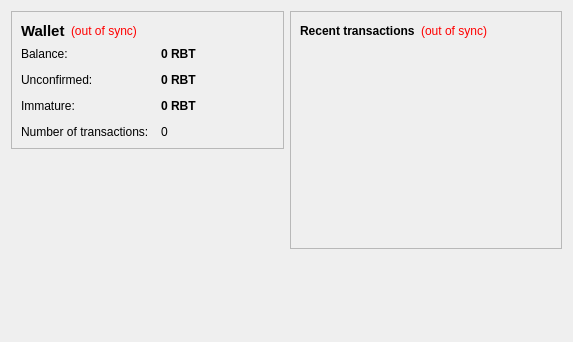
<?xml version="1.0" encoding="UTF-8"?>
<ui version="4.0">
 <class>OverviewPage</class>
 <widget class="QWidget" name="OverviewPage">
  <property name="geometry">
   <rect>
    <x>0</x>
    <y>0</y>
    <width>573</width>
    <height>342</height>
   </rect>
  </property>
  <property name="windowTitle">
   <string>Form</string>
  </property>
  <layout class="QHBoxLayout" name="horizontalLayout" stretch="1,1">
   <item>
    <layout class="QVBoxLayout" name="verticalLayout_2">
     <item>
      <widget class="QFrame" name="frame">
       <property name="frameShape">
        <enum>QFrame::StyledPanel</enum>
       </property>
       <property name="frameShadow">
        <enum>QFrame::Raised</enum>
       </property>
       <layout class="QVBoxLayout" name="verticalLayout_4">
        <item>
         <layout class="QHBoxLayout" name="horizontalLayout_4">
          <item>
           <widget class="QLabel" name="label_5">
            <property name="font">
             <font>
              <pointsize>11</pointsize>
              <weight>75</weight>
              <bold>true</bold>
             </font>
            </property>
            <property name="text">
             <string>Wallet</string>
            </property>
           </widget>
          </item>
          <item>
           <widget class="QLabel" name="labelWalletStatus">
            <property name="toolTip">
             <string>The displayed information may be out of date. Your wallet automatically synchronizes with the rubit network after a connection is established, but this process has not completed yet.</string>
            </property>
            <property name="styleSheet">
             <string notr="true">QLabel { color: red; }</string>
            </property>
            <property name="text">
             <string notr="true">(out of sync)</string>
            </property>
            <property name="alignment">
             <set>Qt::AlignLeading|Qt::AlignLeft|Qt::AlignVCenter</set>
            </property>
           </widget>
          </item>
          <item>
           <spacer name="horizontalSpacer_2">
            <property name="orientation">
             <enum>Qt::Horizontal</enum>
            </property>
            <property name="sizeHint" stdset="0">
             <size>
              <width>40</width>
              <height>20</height>
             </size>
            </property>
           </spacer>
          </item>
         </layout>
        </item>
        <item>
         <layout class="QFormLayout" name="formLayout_2">
          <property name="fieldGrowthPolicy">
           <enum>QFormLayout::AllNonFixedFieldsGrow</enum>
          </property>
          <property name="horizontalSpacing">
           <number>12</number>
          </property>
          <property name="verticalSpacing">
           <number>12</number>
          </property>
          <item row="0" column="0">
           <widget class="QLabel" name="label">
            <property name="text">
             <string>Balance:</string>
            </property>
           </widget>
          </item>
          <item row="0" column="1">
           <widget class="QLabel" name="labelBalance">
            <property name="font">
             <font>
              <weight>75</weight>
              <bold>true</bold>
             </font>
            </property>
            <property name="cursor">
             <cursorShape>IBeamCursor</cursorShape>
            </property>
            <property name="toolTip">
             <string>Your current balance</string>
            </property>
            <property name="text">
             <string notr="true">0 RBT</string>
            </property>
            <property name="textInteractionFlags">
             <set>Qt::LinksAccessibleByMouse|Qt::TextSelectableByKeyboard|Qt::TextSelectableByMouse</set>
            </property>
           </widget>
          </item>
          <item row="1" column="0">
           <widget class="QLabel" name="label_3">
            <property name="text">
             <string>Unconfirmed:</string>
            </property>
           </widget>
          </item>
          <item row="1" column="1">
           <widget class="QLabel" name="labelUnconfirmed">
            <property name="font">
             <font>
              <weight>75</weight>
              <bold>true</bold>
             </font>
            </property>
            <property name="cursor">
             <cursorShape>IBeamCursor</cursorShape>
            </property>
            <property name="toolTip">
             <string>Total of transactions that have yet to be confirmed, and do not yet count toward the current balance</string>
            </property>
            <property name="text">
             <string notr="true">0 RBT</string>
            </property>
            <property name="textInteractionFlags">
             <set>Qt::LinksAccessibleByMouse|Qt::TextSelectableByKeyboard|Qt::TextSelectableByMouse</set>
            </property>
           </widget>
          </item>
          <item row="3" column="0">
           <widget class="QLabel" name="label_2">
            <property name="text">
             <string>Number of transactions:</string>
            </property>
           </widget>
          </item>
          <item row="3" column="1">
           <widget class="QLabel" name="labelNumTransactions">
            <property name="toolTip">
             <string>Total number of transactions in wallet</string>
            </property>
            <property name="text">
             <string notr="true">0</string>
            </property>
           </widget>
          </item>
          <item row="2" column="0">
           <widget class="QLabel" name="labelImmatureText">
            <property name="text">
             <string>Immature:</string>
            </property>
           </widget>
          </item>
          <item row="2" column="1">
           <widget class="QLabel" name="labelImmature">
            <property name="font">
             <font>
              <weight>75</weight>
              <bold>true</bold>
             </font>
            </property>
            <property name="toolTip">
             <string>Mined balance that has not yet matured</string>
            </property>
            <property name="text">
             <string notr="true">0 RBT</string>
            </property>
            <property name="textInteractionFlags">
             <set>Qt::LinksAccessibleByMouse|Qt::TextSelectableByKeyboard|Qt::TextSelectableByMouse</set>
            </property>
           </widget>
          </item>
         </layout>
        </item>
       </layout>
      </widget>
     </item>
     <item>
      <spacer name="verticalSpacer">
       <property name="orientation">
        <enum>Qt::Vertical</enum>
       </property>
       <property name="sizeHint" stdset="0">
        <size>
         <width>20</width>
         <height>40</height>
        </size>
       </property>
      </spacer>
     </item>
    </layout>
   </item>
   <item>
    <layout class="QVBoxLayout" name="verticalLayout_3">
     <item>
      <widget class="QFrame" name="frame_2">
       <property name="frameShape">
        <enum>QFrame::StyledPanel</enum>
       </property>
       <property name="frameShadow">
        <enum>QFrame::Raised</enum>
       </property>
       <layout class="QVBoxLayout" name="verticalLayout">
        <item>
         <layout class="QHBoxLayout" name="horizontalLayout_2">
          <item>
           <widget class="QLabel" name="label_4">
            <property name="text">
             <string>&lt;b&gt;Recent transactions&lt;/b&gt;</string>
            </property>
           </widget>
          </item>
          <item>
           <widget class="QLabel" name="labelTransactionsStatus">
            <property name="toolTip">
             <string>The displayed information may be out of date. Your wallet automatically synchronizes with the rubit network after a connection is established, but this process has not completed yet.</string>
            </property>
            <property name="styleSheet">
             <string notr="true">QLabel { color: red; }</string>
            </property>
            <property name="text">
             <string notr="true">(out of sync)</string>
            </property>
            <property name="alignment">
             <set>Qt::AlignRight|Qt::AlignTrailing|Qt::AlignVCenter</set>
            </property>
           </widget>
          </item>
          <item>
           <spacer name="horizontalSpacer">
            <property name="orientation">
             <enum>Qt::Horizontal</enum>
            </property>
            <property name="sizeHint" stdset="0">
             <size>
              <width>40</width>
              <height>20</height>
             </size>
            </property>
           </spacer>
          </item>
         </layout>
        </item>
        <item>
         <widget class="QListView" name="listTransactions">
          <property name="styleSheet">
           <string notr="true">QListView { background: transparent; }</string>
          </property>
          <property name="frameShape">
           <enum>QFrame::NoFrame</enum>
          </property>
          <property name="verticalScrollBarPolicy">
           <enum>Qt::ScrollBarAlwaysOff</enum>
          </property>
          <property name="horizontalScrollBarPolicy">
           <enum>Qt::ScrollBarAlwaysOff</enum>
          </property>
          <property name="selectionMode">
           <enum>QAbstractItemView::NoSelection</enum>
          </property>
         </widget>
        </item>
       </layout>
      </widget>
     </item>
     <item>
      <spacer name="verticalSpacer_2">
       <property name="orientation">
        <enum>Qt::Vertical</enum>
       </property>
       <property name="sizeHint" stdset="0">
        <size>
         <width>20</width>
         <height>40</height>
        </size>
       </property>
      </spacer>
     </item>
    </layout>
   </item>
  </layout>
 </widget>
 <resources/>
 <connections/>
</ui>
